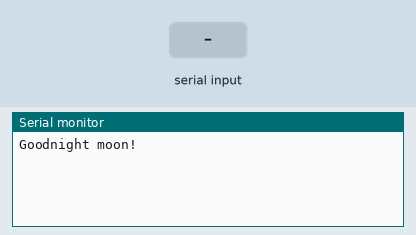
This sketch was run on a simulated Arduino Leonardo, built with avr-gcc and run on an emulated ATmega32U4. On the bench: the last lines printed to the serial monitor. The test bench sets the inputs (shaded band).

Above: at 11.2 s.
11.3 s: "1" received over the second serial link
At 20.4 s:
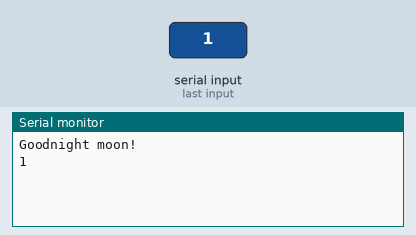
26.3 s: "0" received over the second serial link
At 31.1 s:
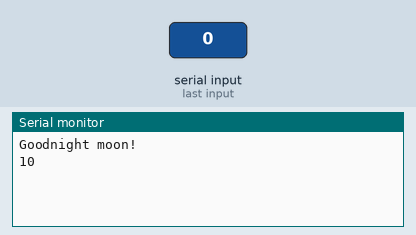

The sketch:

master_ble.ino
```cpp
#include <SoftwareSerial.h>
SoftwareSerial mySerial(2, 3); // RX, TX

void setup() {
  // put your setup code here, to run once:
  // Open serial communications and wait for port to open:
  Serial.begin(9600);
  while (!Serial) {
    ; // wait for serial port to connect. Needed for Leonardo only
  }


  Serial.println("Goodnight moon!");

  // set the data rate for the SoftwareSerial port
  mySerial.begin(9600);
  // set master
  mySerial.print("AT+ROLE1");
  delay(10000);
}

void loop() {
  // put your main code here, to run repeatedly:
  // set the data rate for the SoftwareSerial port
  mySerial.print("test I am master  ");
  delay(10000);
  if (mySerial.available())
    Serial.write(mySerial.read());
  if (Serial.available())
    mySerial.write(Serial.read());
}
```

Measured:
- after the input at 11.3 s, the serial monitor: prints a new line after 8.7 s (image 1)
- after the input at 26.3 s, the serial monitor: prints a new line after 3.8 s (image 2)
